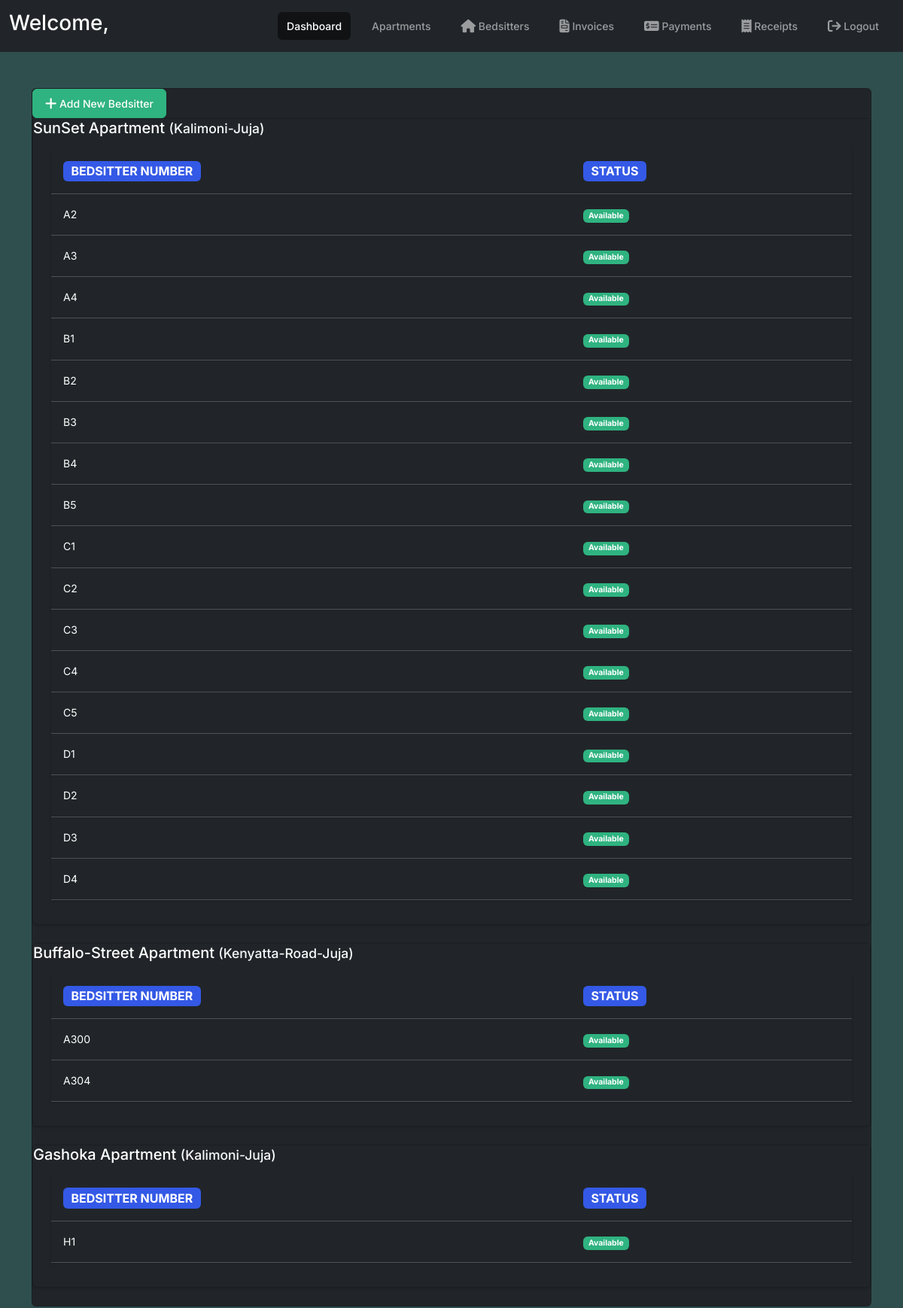
The page /bedsitters/ on the database as committed earlier.
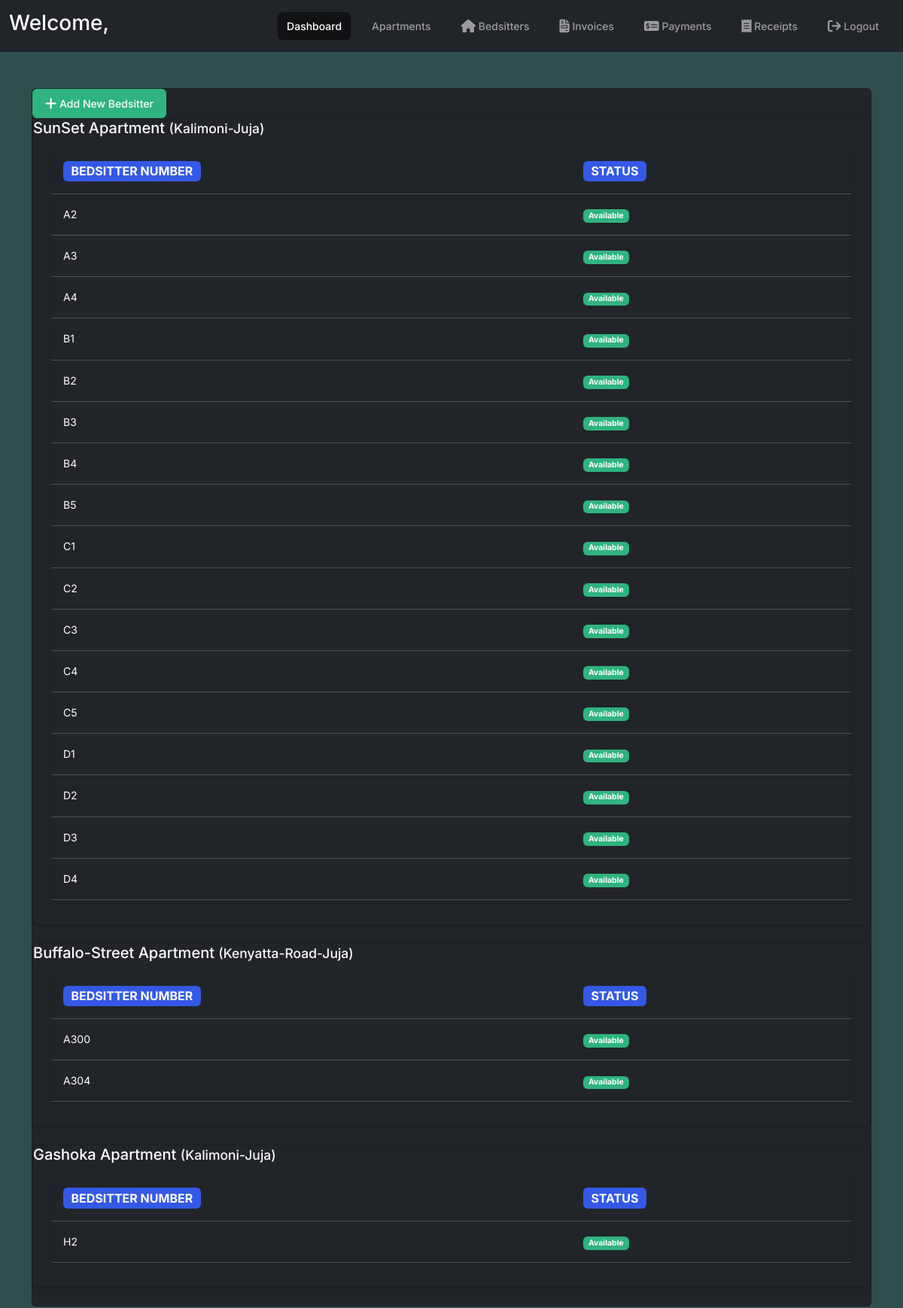
The same page on the database as committed later.
### portal/models.py (models this page shows, shortened)
class Apartment(models.Model):
    name = models.CharField(max_length=255)
    address = models.CharField(max_length=255)
    class Meta:
        verbose_name_plural = "Apartments"

class Bedsitter(models.Model):
    apartment = models.ForeignKey(Apartment, related_name='bedsitters', on_delete=models.CASCADE)
    number = models.CharField(max_length=255, unique=True)
    class Meta:
        verbose_name_plural = "Bedsitters"

### portal/views.py (the view)
# urls.py: path('bedsitters/', views.bedsitters_list, name='bedsitters_list'),
def bedsitters_list(request):
    apartments = Apartment.objects.prefetch_related('bedsitters').all()
    for apartment in apartments:
        apartment.available_bedsitters = apartment.bedsitters.filter(tenantprofile__isnull=True)
    context = {'apartments': apartments}
    return render(request, 'portal/bedsitters_list.html', context)

### portal/templates/portal/bedsitters_list.html (shortened to what this page needs)
{% extends "portal/base.html" %}
{% block content %}
<div class="card shadow bg-dark">
    <div>
      <a href="{% url 'add_bedsitter' %}" class="btn btn-success"> Add New Bedsitter</a>
    </div>
  {% for apartment in apartments %}
    <div class="card mb-4 bg-dark">
      <div class="text-bg-dark">
        <h5 class="mb-0">{{ apartment.name }} <small class="text-light">({{ apartment.address }})</small></h5>
      </div>
      <div class="card-body">
        {% if apartment.available_bedsitters %}
          <table class="table table-hover table-dark">
            <thead>
              <tr>
                <th><span class="badge bg-primary fs-6">Bedsitter Number</span></th>
                <th><span class="badge bg-primary fs-6">Status</span></th>
              </tr>
            </thead>
            <tbody>
              {% for bedsitter in apartment.available_bedsitters %}
                <tr>
                  <td>{{ bedsitter.number }}</td>
                  <td><span class="badge bg-success">Available</span></td>
                </tr>
              {% endfor %}
            </tbody>
          </table>
        {% else %}
          <p class="text-muted">No available bedsitters in this apartment.</p>
        {% endif %}
      </div>
    </div>
  {% empty %}
    <p>No apartments found.</p>
  {% endfor %}
</div>
{% endblock %}

Rows that differ between the two databases and show on the page:
changed Apartment "Gashoka Apartment": loses Bedsitter (number "H1")
added Bedsitter: number "H2", shown under Apartment "Gashoka Apartment"
